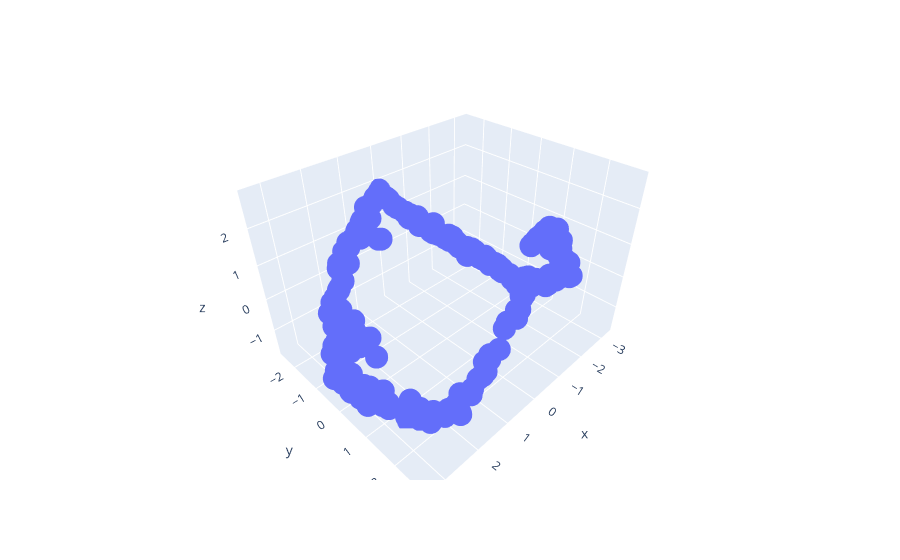

The cell this chart's notebook holds for it:
### Code cell
import plotly.express as px


fig = px.scatter_3d(x=embedding1[:,0], y=embedding1[:,1], z=embedding1[:,2])
fig.show()
fig.write_html("PCA_3D.html")

### Figure 1 — Plotly figure (JSON) as saved in the notebook; plotly's stock layout.template omitted (floating-point values rounded to 4 significant figures; data arrays with more than 128 entries replaced by an {"elided": "..."} marker saying what was removed)
{"data": [{"hovertemplate": "x=%{x}<br>y=%{y}<br>z=%{z}<extra></extra>", "legendgroup": "", "marker": {"color": "#636efa", "symbol": "circle"}, "mode": "markers", "name": "", "scene": "scene", "showlegend": false, "type": "scatter3d", "x": {"elided": "500 float values"}, "y": {"elided": "500 float values"}, "z": {"elided": "500 float values"}}], "layout": {"legend": {"tracegroupgap": 0}, "margin": {"t": 60}, "scene": {"domain": {"x": [0, 1], "y": [0, 1]}, "xaxis": {"title": {"text": "x"}}, "yaxis": {"title": {"text": "y"}}, "zaxis": {"title": {"text": "z"}}}}}
